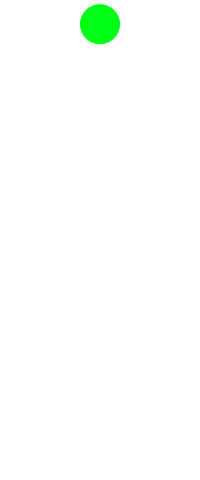
Frame 1 (no input)
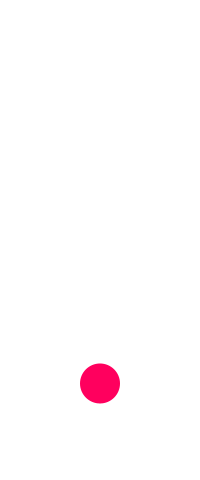
Frame 60 (the mouse pressed at the canvas centre just before this capture)
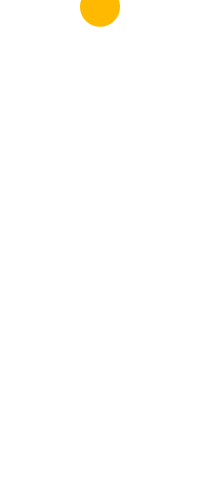
Frame 120 (the mouse held since frame 60 and released just before this capture)

The Processing sketch that drew these frames (run headless with seeded random() and noise(); from frame 60 on, the mouse is pressed at the canvas centre):

// Processing sketch: ball_y4
// ── ball_y4.pde
// 定数
final float gravity = 9.8 / 60;  // <-- 1/60秒あたりの重力加速度
final int fps =60;
final int d = 40;
final int x = 100;
final float y0 = 20;
final float vy0 = 4;
final float elas = 0.98;
final int dy = 30;
// 変数
float y;                         // <-- ボールのy座標
float vy;                        // <-- ボールの速度のy成分
float cor;
void setup() {
  size(200, 480);
  noStroke();
  fill(0, 0, 0);
  y = y0;
  vy = vy0;
  frameRate(fps);
  colorMode(HSB, 360, 100, 100);
}

void draw() {
  vy += gravity;    // <-- 速度に重力加速度を加算する
  y += vy;          // <-- ボールが速度ぶん移動する
  background(0, 0, 100);
  cor = abs(calcHue(vy));
  if (vy==0) {
    fill(0, 100, 100);
  } else {
    fill(cor, 100, 100);
  }

  if (y>=460) {
    vy = -vy*elas;
    ellipse(x, height-d/2, d, d);
  } else {
    ellipse(x, y, d, d);
  }
}

float calcHue(float vy){
  vy *= dy;
  return (vy);
}
